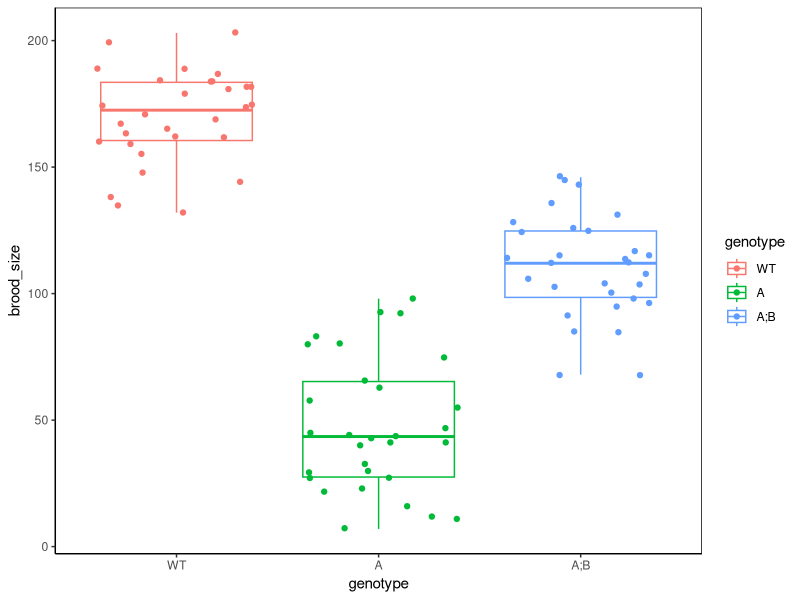
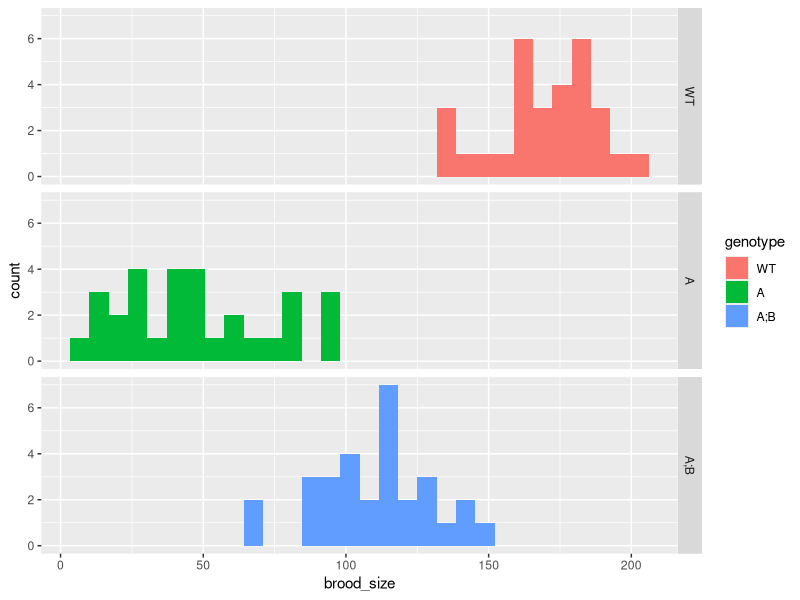
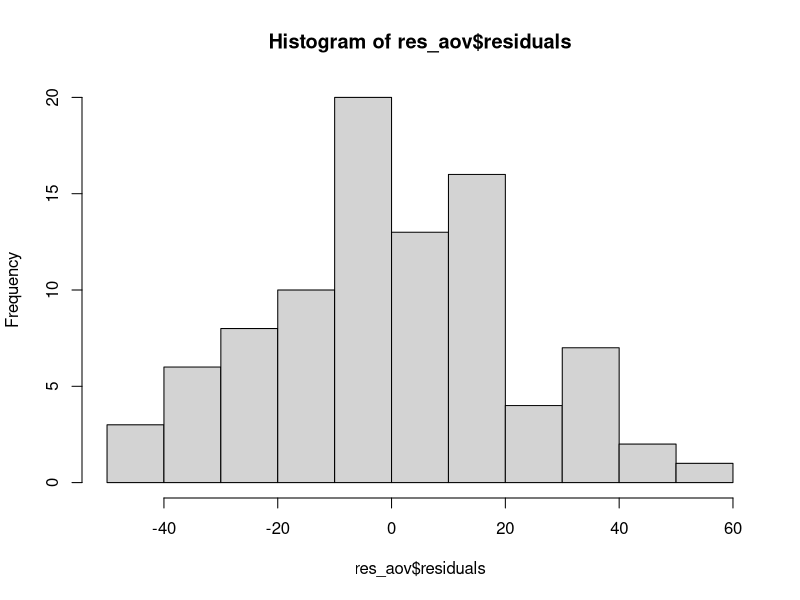
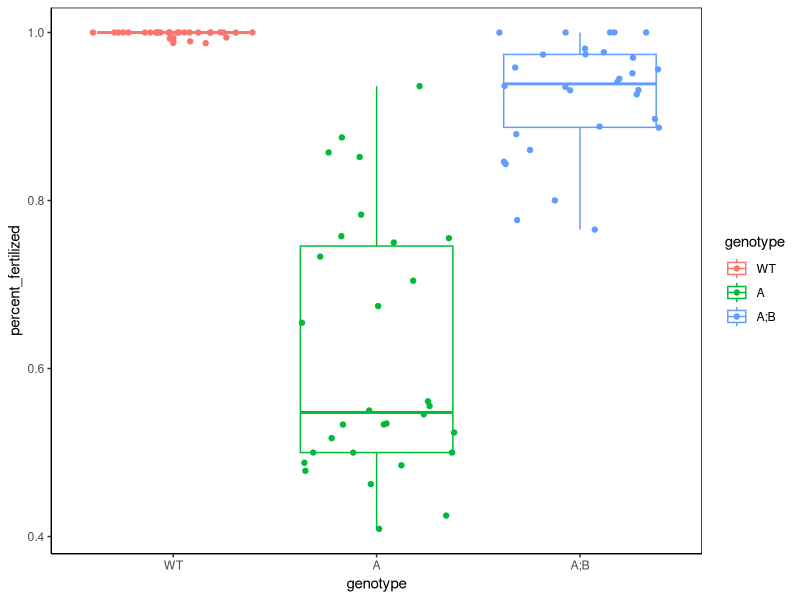
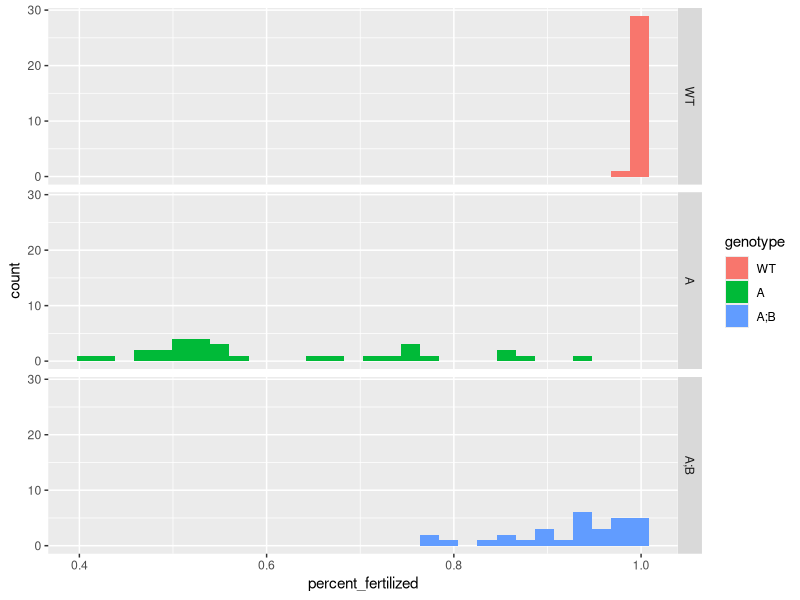

These charts were generated, in order, by the following R code:
## ---- chunk 1
knitr::opts_chunk$set(echo = TRUE)
library(ggplot2)
library(dplyr)
## ---- chunk 2
anova_data <- read.csv("Ce_mel28_Emb_Ste.csv")
anova_data$genotype = factor(anova_data$genotype, levels=c("WT", "A", "A;B"))

# anova_data <- read.csv("Ce_mel28_Emb_Ste.csv", stringsAsFactors = TRUE)
# relevel(anova_data$genotype,"WT")

str(anova_data)
head(anova_data)
## ---- chunk 3
ggplot(anova_data, aes(x= genotype, y= brood_size, color= genotype)) +
  geom_boxplot() +
  geom_jitter() +
  theme_classic() +
  theme(panel.border=element_rect(colour="black",fill=NA))
## ---- chunk 4
ggplot(anova_data, aes(x = brood_size, fill = genotype)) +
  geom_histogram() +
  # theme_classic() +
  # theme(panel.border=element_rect(colour="black",fill=NA)) + 
  facet_grid(genotype ~ .)
## ---- chunk 5
anova_WT = anova_data[anova_data$genotype == "WT","brood_size"]
anova_A  = anova_data[anova_data$genotype == "A","brood_size"]
anova_AB = anova_data[anova_data$genotype == "A;B","brood_size"]

shapiro.test(anova_WT)
shapiro.test(anova_A)
shapiro.test(anova_AB)
## ---- chunk 6
var.test(anova_WT, anova_A)
var.test(anova_WT, anova_AB)
var.test(anova_A, anova_AB)

bartlett.test(brood_size ~ genotype, anova_data)
## ---- chunk 7
## Base R methods =========================================================== ##
# SS_error
anova_WT_sum <- sum((anova_WT - mean(anova_WT))^2)
anova_A_sum  <- sum((anova_A  - mean(anova_A))^2)
anova_AB_sum <- sum((anova_AB - mean(anova_AB))^2)

SS_error <- anova_WT_sum + anova_A_sum + anova_AB_sum

## SS_group
mean_all = mean(anova_data$brood_size) # total mean for all data points

SS_group <- length(anova_WT) * (mean(anova_WT) - mean_all)^2 +
  length(anova_A) * (mean(anova_A) - mean_all)^2 +
  length(anova_AB) * (mean(anova_AB) - mean_all)^2 

## dplyr methods ============================================================ ##

# SS_error: first get individual values, then sum across them
#   (could do this in one step, but a bit less confusing this way)
SSE = anova_data %>% 
  group_by(genotype) %>%
  summarize(ss = (brood_size - mean(brood_size))^2)

SSE = SSE %>%
  group_by(genotype) %>% summarize(sum = sum(ss)) %>% 
  select(sum) %>% sum

## SS_group
mean_all = mean(anova_data$brood_size) # total mean for all data points

SSG = anova_data %>% 
  group_by(genotype) %>% 
  summarize(ss = length(brood_size)*(mean(brood_size) - mean_all)^2) %>% 
  select(ss) %>% sum
## ---- chunk 8
## general method to get df for any number of groups from long data ========= ##
# degrees of freedom for SS_error (30*3 - 3 = 87)
df_error = anova_data %>% 
  group_by(genotype) %>% 
  summarize(df = (length(brood_size) - 1)) %>% 
  select(df) %>% 
  sum %>% 
  unlist
df_error

# degrees of freedom for SS_groups (3 - 1 = 2)
df_group = anova_data %>% 
  select(genotype) %>% 
  unique %>% nrow - 1
df_group

# F-statistic
MS_error <- SS_error/df_error # same as sum(per-group variance)
MS_error
MS_group <- SS_group/df_group
MS_group

Fstat <- MS_group/MS_error
Fstat

# p-value using CDF for F-statistic
pf(Fstat, df_group, df_error, lower.tail = F )
## ---- chunk 9
# anova for lm of brood_size ~ genotype
anova_lm = lm(anova_data$brood_size ~ anova_data$genotype)
anova(anova_lm)
anova(anova_lm)$"Pr(>F)"
## ---- chunk 10
summary(anova_lm)
## ---- chunk 11
# aov for brood_size ~ genotype
aov(anova_data$brood_size ~ anova_data$genotype)
## ---- chunk 12
# Tukey's honest significant difference test
TukeyHSD(aov(anova_data$brood_size ~ anova_data$genotype))
## ---- chunk 13
res_aov <- aov(brood_size ~ genotype, data = anova_data)
hist(res_aov$residuals)
shapiro.test(res_aov$residuals)
## ---- chunk 14
oneway.test(brood_size ~ genotype, data = anova_data, var.equal = FALSE)
oneway.test(brood_size ~ genotype, data = anova_data, var.equal = FALSE)$p.value
## ---- chunk 15
anova_data = anova_data %>% mutate(percent_fertilized = fertilized/brood_size)

ggplot(anova_data, aes(x= genotype, y= percent_fertilized, 
                       color= genotype)) +
  geom_boxplot() +
  geom_jitter() +
  theme_classic() +
  theme(panel.border=element_rect(colour="black",fill=NA))
## ---- chunk 16
anova_WT = anova_data[anova_data$genotype == "WT","percent_fertilized"]
anova_A  = anova_data[anova_data$genotype == "A","percent_fertilized"]
anova_AB = anova_data[anova_data$genotype == "A;B","percent_fertilized"]

shapiro.test(anova_WT)
shapiro.test(anova_A)
shapiro.test(anova_AB)

ggplot(anova_data, aes(x = percent_fertilized, fill = genotype)) +
  geom_histogram() +
  facet_grid(genotype ~ .)

## ---- chunk 17
kruskal.test(percent_fertilized ~ genotype, data = anova_data)
kruskal.test(percent_fertilized ~ genotype, data = anova_data)$p.value

pairwise.wilcox.test(anova_data$percent_fertilized, anova_data$genotype,
                     p.adjust.method = "BH")
## ---- chunk 18
# first, check the documentation
help(power.anova.test)

# compute the power
power.anova.test(groups=3, 
                 n=30, 
                 within.var=SS_error, 
                 between.var=SS_group, 
                 power=NULL,
                 sig.level=0.05)
## ---- chunk 19
# compute the required sample size
power.anova.test(groups=3, 
                 n=NULL,
                 within.var=SS_error, 
                 between.var=SS_group,
                 power=0.95,
                 sig.level=0.05)

# sample size needed = 3 (round up to the nearest integer)
## ---- chunk 20
power.anova.test(groups=3, 
                 n=NULL,
                 within.var=SS_error, 
                 between.var=SS_group/10,
                 power=0.95,
                 sig.level=0.05)

power.anova.test(groups=3, 
                 n=NULL,
                 within.var=SS_error*10, 
                 between.var=SS_group,
                 power=0.95,
                 sig.level=0.05)

# we would need ~16 animals per group (round up to nearest integer)
